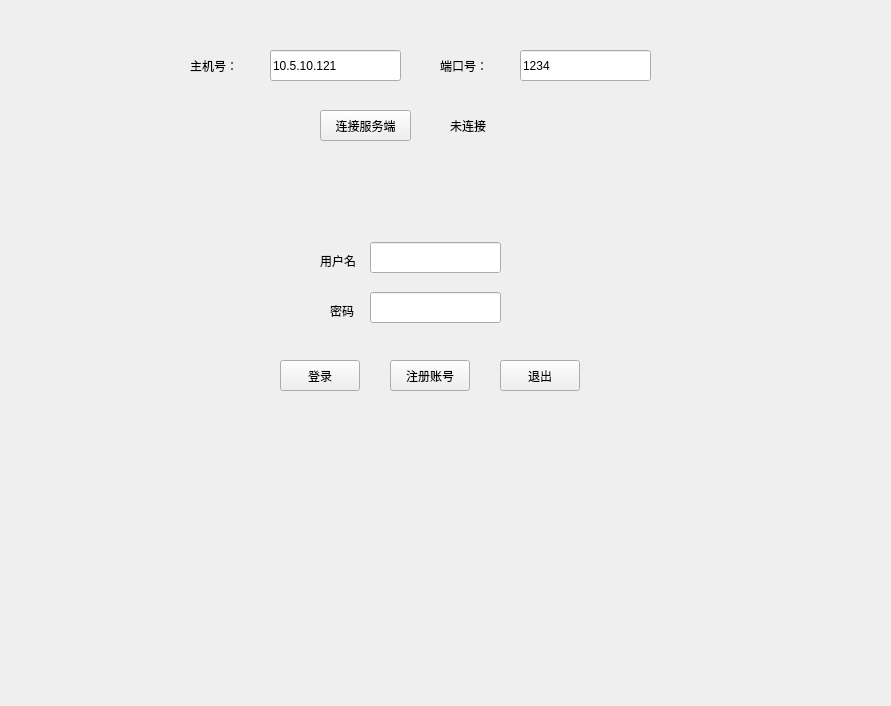
<?xml version="1.0" encoding="UTF-8"?>
<ui version="4.0">
 <class>MainWindow</class>
 <widget class="QMainWindow" name="MainWindow">
  <property name="geometry">
   <rect>
    <x>0</x>
    <y>0</y>
    <width>891</width>
    <height>706</height>
   </rect>
  </property>
  <property name="windowTitle">
   <string>MainWindow</string>
  </property>
  <widget class="QWidget" name="centralwidget">
   <widget class="QStackedWidget" name="stackedWidget">
    <property name="geometry">
     <rect>
      <x>0</x>
      <y>0</y>
      <width>891</width>
      <height>706</height>
     </rect>
    </property>
    <property name="lineWidth">
     <number>0</number>
    </property>
    <property name="currentIndex">
     <number>0</number>
    </property>
    <widget class="QWidget" name="page">
     <widget class="QPushButton" name="btnLogIn">
      <property name="geometry">
       <rect>
        <x>280</x>
        <y>360</y>
        <width>80</width>
        <height>31</height>
       </rect>
      </property>
      <property name="text">
       <string>登录</string>
      </property>
     </widget>
     <widget class="QLabel" name="label_3">
      <property name="geometry">
       <rect>
        <x>330</x>
        <y>290</y>
        <width>31</width>
        <height>41</height>
       </rect>
      </property>
      <property name="text">
       <string>密码</string>
      </property>
     </widget>
     <widget class="QLineEdit" name="editUserName">
      <property name="geometry">
       <rect>
        <x>370</x>
        <y>242</y>
        <width>131</width>
        <height>31</height>
       </rect>
      </property>
     </widget>
     <widget class="QLineEdit" name="editUserPassword">
      <property name="geometry">
       <rect>
        <x>370</x>
        <y>292</y>
        <width>131</width>
        <height>31</height>
       </rect>
      </property>
     </widget>
     <widget class="QPushButton" name="btnSignUp">
      <property name="geometry">
       <rect>
        <x>390</x>
        <y>360</y>
        <width>80</width>
        <height>31</height>
       </rect>
      </property>
      <property name="text">
       <string>注册账号</string>
      </property>
     </widget>
     <widget class="QPushButton" name="btnExit">
      <property name="geometry">
       <rect>
        <x>500</x>
        <y>360</y>
        <width>80</width>
        <height>31</height>
       </rect>
      </property>
      <property name="text">
       <string>退出</string>
      </property>
     </widget>
     <widget class="QLabel" name="label_4">
      <property name="geometry">
       <rect>
        <x>320</x>
        <y>240</y>
        <width>41</width>
        <height>41</height>
       </rect>
      </property>
      <property name="text">
       <string>用户名</string>
      </property>
     </widget>
     <widget class="QPushButton" name="btnConnect">
      <property name="geometry">
       <rect>
        <x>320</x>
        <y>110</y>
        <width>91</width>
        <height>31</height>
       </rect>
      </property>
      <property name="text">
       <string>连接服务端</string>
      </property>
     </widget>
     <widget class="QLabel" name="label_2">
      <property name="geometry">
       <rect>
        <x>190</x>
        <y>50</y>
        <width>71</width>
        <height>31</height>
       </rect>
      </property>
      <property name="text">
       <string>主机号：</string>
      </property>
     </widget>
     <widget class="QLabel" name="label">
      <property name="geometry">
       <rect>
        <x>440</x>
        <y>50</y>
        <width>71</width>
        <height>31</height>
       </rect>
      </property>
      <property name="text">
       <string>端口号：</string>
      </property>
     </widget>
     <widget class="QLineEdit" name="editPort">
      <property name="geometry">
       <rect>
        <x>520</x>
        <y>50</y>
        <width>131</width>
        <height>31</height>
       </rect>
      </property>
      <property name="text">
       <string>1234</string>
      </property>
     </widget>
     <widget class="QLabel" name="labConnect">
      <property name="geometry">
       <rect>
        <x>450</x>
        <y>110</y>
        <width>81</width>
        <height>31</height>
       </rect>
      </property>
      <property name="text">
       <string>未连接</string>
      </property>
     </widget>
     <widget class="QLineEdit" name="editAddress">
      <property name="geometry">
       <rect>
        <x>270</x>
        <y>50</y>
        <width>131</width>
        <height>31</height>
       </rect>
      </property>
      <property name="text">
       <string>10.5.10.121</string>
      </property>
     </widget>
    </widget>
    <widget class="QWidget" name="page_2">
     <widget class="QTextEdit" name="editReceivedMessage">
      <property name="geometry">
       <rect>
        <x>40</x>
        <y>130</y>
        <width>641</width>
        <height>391</height>
       </rect>
      </property>
     </widget>
     <widget class="QLineEdit" name="editMessage">
      <property name="geometry">
       <rect>
        <x>190</x>
        <y>570</y>
        <width>341</width>
        <height>41</height>
       </rect>
      </property>
     </widget>
     <widget class="QPushButton" name="pushButton_2">
      <property name="geometry">
       <rect>
        <x>580</x>
        <y>570</y>
        <width>91</width>
        <height>41</height>
       </rect>
      </property>
      <property name="text">
       <string>发送</string>
      </property>
     </widget>
    </widget>
   </widget>
  </widget>
 </widget>
 <resources/>
 <connections/>
</ui>
